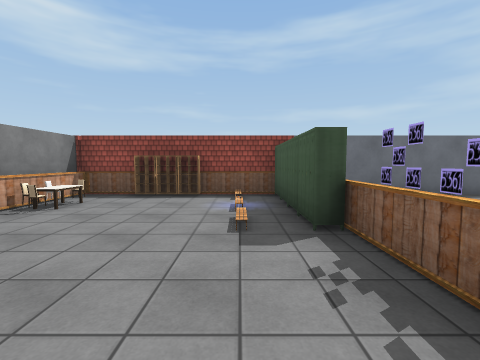
[1] (above)

12 first-person views from a walk through a 3-D level made in the Unity game engine. The camera is 1.5 m above the floor, tilts 4° down and sees 90° across. The floor is counted in squares, 2 m on a side. Each view is taken from the middle of a square. On the plan, view 1 faces up. The plan holds only what a view shows up to about 9 squares ahead; the rest is blank. The place goes on beyond the plan. The player character is not drawn. Door leaves are left out, so doorways stand open. Some surface patterns are stand-ins.

[2]
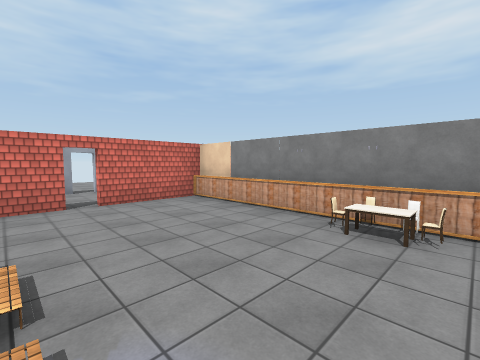

[3]
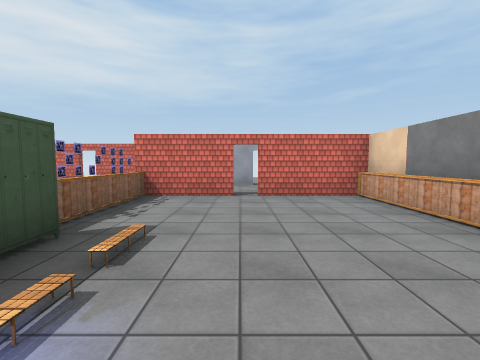

[4]
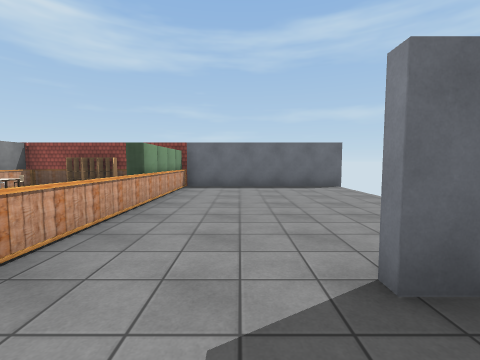

[5]
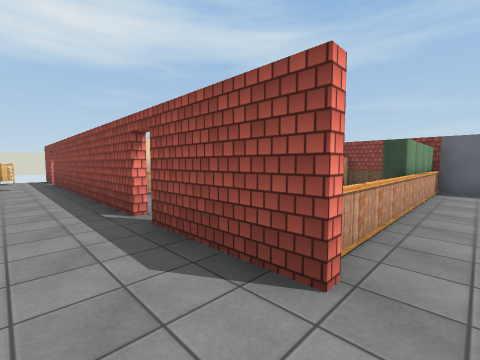

[6]
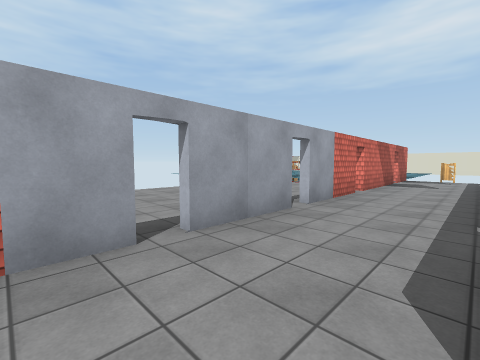

[7]
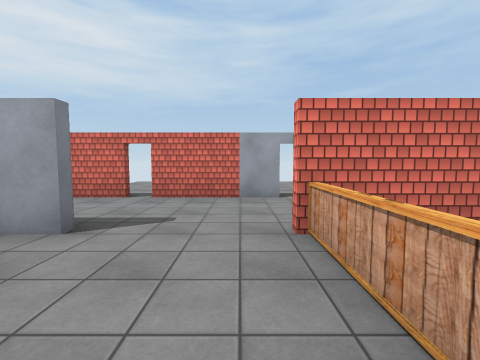

[8]
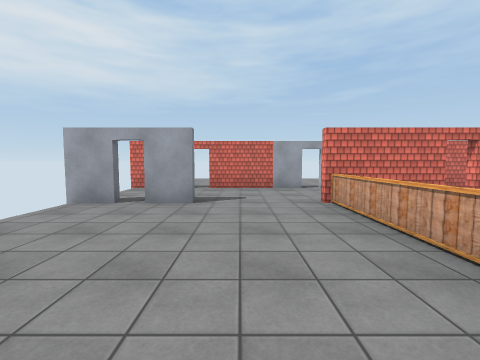

[9]
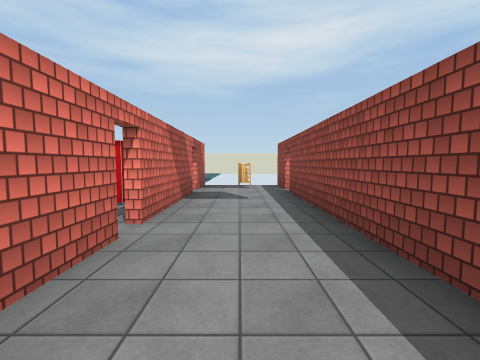

[10]
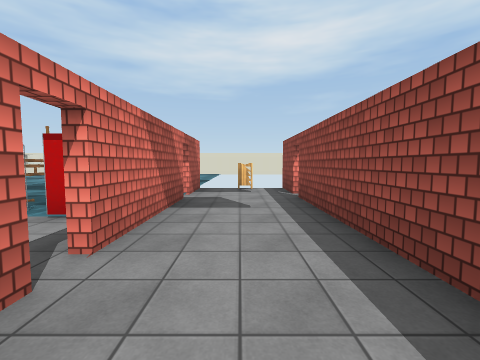

[11]
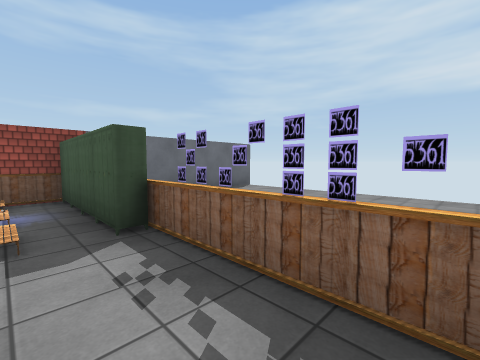

[12]
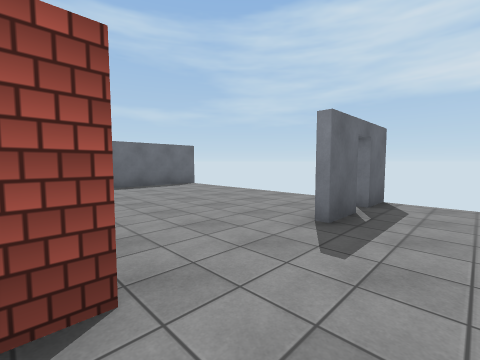

### Floor plan
Key: @ floor where view 1 was taken; # wall or solid block; x gap in a wall; . floor; / step, stairs or slope; D open door; ~ water the walk can cross; ≈ water the walk keeps out of; ^ raised ledge; C chair; L locker; T table; A ladder; O other object.
Columns run from 10 left of view 1 to 6 right of it. Each row starts with its distance up from view 1.
  6       ##########x
  5       #C../L.....
  4       #T../L.....
  3       #C../L.....
  2       #....O.....
  1       #....O.....
  0       #...@#.....
 -1 #DD######D##..#D#
 -2 A................
 -3 #DD##DD#D##D##D#x
 -4     ..... ..  ..
 -5    D...   ..  ..
 -6   ~≈     ..
 -7 ^~.      ..
 -8 ≈O

Positions as (right, up) in squares from view 1, and headings:
1: (0, 0), facing up
2: (0, 5), facing down-left
3: (-1, 5), facing down
4: (3, -2), facing up
5: (2, -2), facing up-left
6: (2, -1), facing down-left
7: (2, 2), facing down
8: (3, 4), facing down
9: (-2, -2), facing left
10: (-3, -2), facing left
11: (0, 0), facing up-right
12: (1, -2), facing up-right
